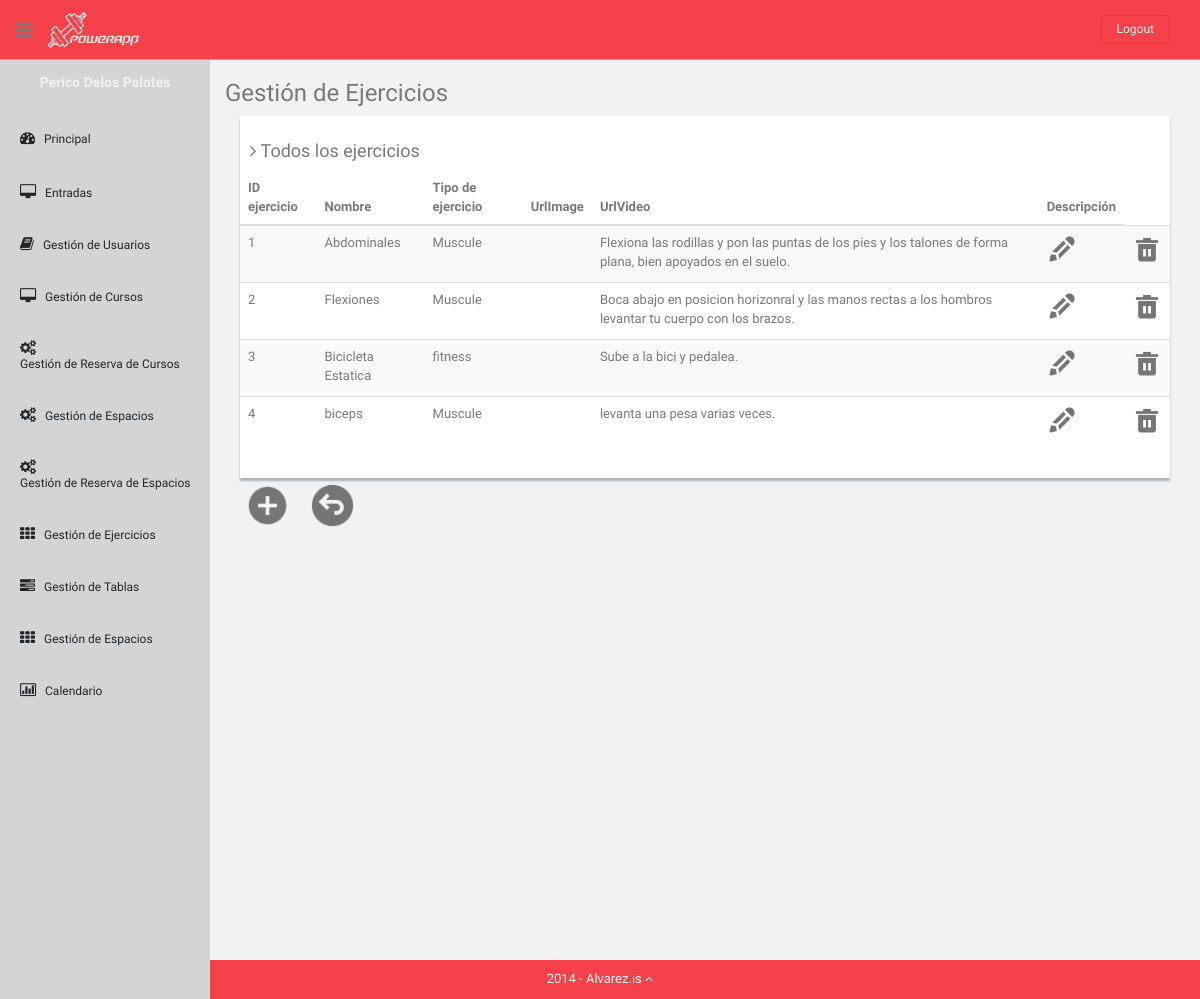
The app's page /Controllers/ExerciseShowAllController.php (signed in) with its own data.
### tables this page shows
CREATE TABLE Exercise (
    IDExercise int NOT NULL AUTO_INCREMENT,
    Name varchar(80) NOT NULL,
    ExerciseType varchar(50),
    UrlImage varchar(255),
    UrlVideo varchar(255),
    Content text,
	
    PRIMARY KEY (IDExercise)
);

### Functions/Authentication.php (called while the page is built)
<?php
function IsAuthenticated(){
    if (!isset($_SESSION['login']) && !isset($_SESSION['type'])){
        return false;
    }
    else{
        return true;
    }
}
?>

### Models/ExerciseModel.php (called while the page is built, shortened)
<?php
class ExerciseDAO
{
    private $DBLink;
    private $serverName ="localhost";
    private $userName = "admin";
    private $passWord = "admin";
    private $DBName = "powerAppDB";
    function __construct(){
        $this->DBLink =  new mysqli($this->serverName,$this->userName,$this->passWord,$this->DBName);
    }
    function getAll(){
        $statement = $this->DBLink->prepare("SELECT * FROM Exercise");
        if(!$statement->execute()) {
            return "Falló la ejecución: (" . $statement->errno . ") " . $statement->error;
        }else{
            $result = $statement->get_result();
            $toRet = array();
            while ($row = $result->fetch_assoc()){
                $Exercise = new Exercise($row['IDExercise']);
            }
            return "ok";
        }
    }
}
?>

### Models/Exercise.php (called while the page is built, shortened)
<?php
class Exercise{
    private $IDExercise;
    private $Name;
    private $ExerciseType;
    private $Content;
    public function __construct($IDExercise)
    {
        $this->IDExercise = $IDExercise;
    }
    public function loadDataAssoc($dataArray)
    {
        $this->IDExercise = $dataArray['IDExercise'];
        $this->Name = $dataArray['Name'];
        $this->ExerciseType = $dataArray['ExerciseType'];
        $this->Content = $dataArray['Content'];
    }
    public function getIDExercise()
    {
        return $this->IDExercise;
    }
    public function getName()
    {
        return $this->Name;
    }
    public function getExerciseType()
    {
        return $this->ExerciseType;
    }
    public function getContent()
    {
        return $this->Content;
    }
}

### Views/ExerciseShowAllView.php (the view, shortened to what this page needs)
<?php
class ExerciseShowAllView{
    var $exercise;
    function __construct($exercise){
        $this->exercise = $exercise;
        $this->render();
    }
    function render(){
        ?>
        <h3>Gestión de Ejercicios</h3>
        <div class="col-md-12">
            <div class="content-panel">
                <h4><i class="fa fa-angle-right"></i> Todos los ejercicios</h4>
                <table class="table table-striped table-advance table-hover">
                    <thead>
                    <tr>
                        <th class="hidden-phone">ID ejercicio</th>
                        <th class="hidden-phone">Nombre</th>
                        <th class="hidden-phone">Tipo de ejercicio</th>
                        <th class="hidden-phone">UrlImage</th>
                        <th class="hidden-phone">UrlVideo</th>
                        <th class="hidden-phone">Descripción</th>
                    </tr>
                    </thead>
                    <tbody>
        <?php
        foreach ($this->exercise as $ex){?>
            <tr>
                <td><?php echo $ex->getIDExercise();?></td>
                <td><?php  echo $ex->getName();?></td>
                <td><?php  echo $ex->getExerciseType();?></td>
            <td><?php  echo $ex->get;?></td>
            <td><?php  echo $ex->getContent();?></td>
            <td><p><?php  echo '<a href="../Controllers/formLoader.php?IDExercise='.$ex->getIDExercise().'&form=exerciseEdit"><img src="../Templates/img2/edit.png" style="width:30px;height:30px;" title="Editar"></a>';?></p></td>
                <td><?php  echo '<a href="../Controllers/ExerciseActionController.php?IDExercise='.$ex->getIDExercise().'&action=DELETE"><img src="../Templates/img2/delete.png" style="width:30px;height:30px;" title="Borrar"></a>';?></td>
            </tr><?php
                }
                ?>
                    </tbody>
                </table>
            </div>
        </div>
        <div id="showback">
        <?php
        echo '<a class="submit" href="../Controllers/formLoader.php?form=exerciseAdd"><img src="../Templates/img2/add.png" style="width:45px;height:45px;" title="Añadir ejercicio"></a>';
        echo '<a class="submit" href="../index.php"><img src="../Templates/img2/atras.png" style="width:45px;height:45px;" title="Atrás"></a>';
        ?>
        </div> <?php
    }
}

### Controllers/ExerciseShowAllController.php (shortened to what this page needs)
<?php
include '../Functions/Authentication.php';
if (!IsAuthenticated() || ($_SESSION['type'] != 'ADMIN' && $_SESSION['type'] != 'COACH')){
    header('Location:../index.php');
}else{
    include '../Models/ExerciseModel.php';
    include '../Models/Exercise.php';
    $DAO = new ExerciseDAO();
    $message = $DAO->getAll();
    if(strcasecmp($message,"ok") != 0){
        include '../Views/MESSAGE_View.php';
        new MESSAGE($message,'../index.php');
    }else{
        include '../Views/ExerciseShowAllView.php';
        new ExerciseShowAllView($DAO->getLastResult());
    }
}
?>

### Templates/css2/style2.css (style rules this page uses)
body { color: #797979; background: #f2f2f2; font-family: 'Ruda', sans-serif; padding: 0px !important; margin: 0px !important; font-size:13px; }
ul li { list-style: none; }
a, a:hover, a:focus { text-decoration: none; outline: none; }
#container { width: 100%; height: 100%; }
.centered { text-align: center; }
.mt { margin-top: 25px; }
ul.top-menu > li > .logout { color: #f2f2f2; font-size: 12px; border-radius: 4px; -webkit-border-radius: 4px; border: 1px solid #F5302E !important; padding: 5px 15px; margin-right: 15px; background: #F5424A; margin-top: 15px; }
#sidebar { width: 210px; height: 100%; position: fixed; background: #d4d4d4; }
#sidebar h5 { color: #f2f2f2; font-weight: 700; }
#sidebar ul li { position: relative; }
ul.sidebar-menu , ul.sidebar-menu li ul.sub { margin: -2px 0 0; padding: 0; }
ul.sidebar-menu { margin-top: 75px; }
ul.sidebar-menu li { margin-bottom: 5px; margin-left:10px; margin-right:10px; }
ul.sidebar-menu li.sub-menu { line-height: 15px; }
ul.sidebar-menu li a span { display: inline-block; }
ul.sidebar-menu li a { color: #212529; text-decoration: none; display: block; padding: 15px 0 15px 10px; font-size: 12px; outline: none; -webkit-transition: all 0.3s ease; -moz-transition: all 0.3s ease; -o-transition: all 0.3s ease; -ms-transition: all 0.3s ease; transition: all 0.3s ease; }
ul.sidebar-menu li a i { font-size: 15px; padding-right: 6px; }
#main-content { margin-left: 210px; }
.header, .footer { min-height: 60px; padding: 0 15px; }
.header { position: fixed; left: 0; right: 0; z-index: 1002; }
.black-bg { background: #F5424A; border-bottom: 1px solid #c9aa5f; }
.wrapper { display: inline-block; margin-top: 60px; padding-left: 15px; padding-right: 15px; padding-bottom: 15px; padding-top: 0px; width: 100%; }
a.logo { font-size: 20px; color: #ffffff; float: left; margin-top: 10px; text-transform: uppercase; }
#top_menu .nav > li, ul.top-menu > li { float: left; }
ul.top-menu > li > a { color: #666666; font-size: 16px; border-radius: 4px; -webkit-border-radius: 4px; border:1px solid #666666 !important; padding: 2px 6px; margin-right: 15px; }
.sidebar-toggle-box { float: left; padding-right: 15px; margin-top: 20px; }
.sidebar-toggle-box .fa-bars { cursor: pointer; display: inline-block; font-size: 20px; }
.content-panel { background: #ffffff; box-shadow: 0px 3px 2px #aab2bd; padding-top: 15px; padding-bottom: 5px; }
.content-panel h4 { margin-left: 10px; }
.site-footer { background: #F5424A; color: #fff; padding: 10px 0; }
.site-min-height { min-height: 900px; }
.submit { border: none; background: none; }
.submit img { margin-top: 5px; margin-left: 20px; width: 45px; height: 45px; }

### records on screen
exercise: IDExercise "1", Name "Abdominales", ExerciseType "Muscule", Content "Flexiona las rodillas y pon las puntas de los pies y los talones de forma plana, bien apoyados en el suelo."
exercise: IDExercise "2", Name "Flexiones", ExerciseType "Muscule", Content "Boca abajo en posicion horizonral y las manos rectas a los hombros levantar tu cuerpo con los brazos."
exercise: IDExercise "3", Name "Bicicleta Estatica", ExerciseType "fitness", Content "Sube a la bici y pedalea."
exercise: IDExercise "4", Name "biceps", ExerciseType "Muscule", Content "levanta una pesa varias veces."
